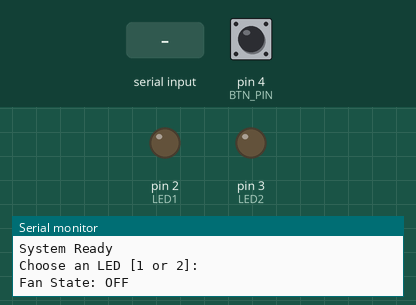
This sketch was run on a simulated Arduino Uno, built with avr-gcc and run on an emulated ATmega328P. Parts: output pins drawn as LEDs (lit = HIGH), the last lines printed to the serial monitor. Dashed ring = blinking. The test bench sets the inputs (shaded band); at power-on: pin 4 (BTN_PIN) HIGH.

Above: at 1.2 s.
1.3 s: pin 4 (BTN_PIN) pulled LOW for 0.15 s
2.9 s: "90,45\n" received over Serial
4.4 s: pin 4 (BTN_PIN) pulled LOW for 1 s
6.9 s: "1\n" received over Serial
8.4 s: "30,150\n" received over Serial
At 11.3 s:
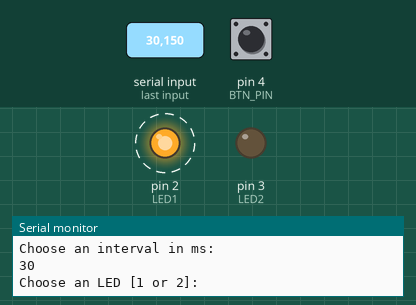
11.4 s: pin 4 (BTN_PIN) driven LOW
Timing chart, 0 to 14.8 s (numbered marks = the images above; inputs shaded):
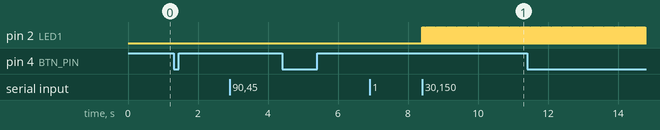

The sketch:

proj4.ino.ino
```cpp
/*
CHANGE LOG:
  - Created the round-robin loop
  - Incorporated 2 tasks [task_blink, task_serial]
  - used #define for LED pinouts and messaging
  - will now include myMillis.c

  - include task_btn for motor action [10/20]
  - include macros BTN_PIN & MTR_PIN
  - include button states and pwm
*/
#include "myMillis.h"
#include "myFan.h"
#include "myButton.h"
#include "string.h"
#define LED1 2 // Pin for first LED
#define LED2 3 // Pin for second LED
#define CHOOSE_STATEMENT "Choose an LED [1 or 2]: \n"
#define BUF_SIZE 16
#define BTN_PIN 4
#define MTR_PIN 9

// rates for the LEDs respectively
unsigned int rate1 = 0;
unsigned int rate2 = 0;

// define target LED
int targetLED;

// defining input modifier
char inputBuffer[BUF_SIZE];
uint8_t bufInd = 0;
// save previous blink times; default is 0
unsigned long previousMillis1 = 0;
unsigned long previousMillis2 = 0;

// save previous state; default is low
int ledState1 = LOW;
int ledState2 = LOW;

bool awaitingInterval = false;

const unsigned long debounce = 50;
unsigned long lastDebounce = 0;
/*** START TASK MANAGEMENT ***/
void task_blink();
void task_serial();
void task_btn();

typedef struct{
  unsigned long Interval;
  unsigned long LastTick;
  void (*Func)(void); // point this when a task finishes
}TaskType;

// create our task block
static TaskType Tasks[]{
  {1, 0, task_blink},
  {2, 0, task_btn},
  {5, 0, task_serial}, // constant task
  // NOTE: RATES CAN BE CHANGED!
};

/*** FOR THE MOTORS ***/
const char* speedStr[] = {"OFF", "LOW", "MED", "HIGH", "MED", "LOW"};
int speedInd = 0;
uint8_t Tsk_GetNumTasks(void) {return sizeof(Tasks) / sizeof(*Tasks);};

/*** END TASK MANAGEMENT***/

void setup() {
  myInit();
  myFanInit();
  myButtonInit();
  // set pinModes to output
  pinMode(LED1, OUTPUT);
  pinMode(LED2, OUTPUT);
  digitalWrite(LED1, ledState1);
  digitalWrite(LED2, ledState2);
  Serial.begin(9600);

  Serial.println("\nSystem Ready");
  Serial.println(CHOOSE_STATEMENT);
  Serial.println("\nFan State: OFF");
}

void loop() {

  // we can track current millis for movement
  const uint8_t NumTasks = Tsk_GetNumTasks();
  unsigned long currentMillis = myMillis();

  for(uint8_t i = 0; i < NumTasks; i++){
    if(Tasks[i].Interval == 0){
      Tasks[i].Func();
    }else if(currentMillis - Tasks[i].LastTick >= Tasks[i].Interval){
      Tasks[i].LastTick = currentMillis; // update the last tick
      Tasks[i].Func();
    } // if & if-else block
  } // end for(int i = 0; ... i++)
}

void task_blink(){
  unsigned long currentMillis = myMillis();

  // Check for the first LED
  if(rate1 > 0){
    unsigned long interval1 = rate1 / 2;
    if (currentMillis - previousMillis1 >= interval1) {
      previousMillis1 = currentMillis; // Save the last blink time
      ledState1 = !ledState1;
      digitalWrite(LED1, ledState1);
    }
  }else{
    digitalWrite(LED1, LOW); // off if rate is 0
  }

  // Check for the second LED
  if(rate2 > 0){
    unsigned long interval2 = rate2 / 2;
    if (currentMillis - previousMillis2 >= interval2) {
      previousMillis2 = currentMillis; // Save the last blink time
      ledState2 = !ledState2;
      digitalWrite(LED2, ledState2);
    }
  }else{
    digitalWrite(LED2, LOW);
  }
} // end task_blink

void task_serial(){
  while(Serial.available() > 0){
    char ch = Serial.read();

    if(ch == '\n' || ch == '\r'){
      if(bufInd > 0){
        inputBuffer[bufInd] = '\0'; // clear C string for usage

        if(!awaitingInterval){
          targetLED = atoi(inputBuffer);
          if(targetLED == 1 || targetLED == 2){
            Serial.println(targetLED);
            awaitingInterval = true;
            Serial.println("Choose an interval in ms:\n");
          }else{
            Serial.println("LED Invalid, try again\n");
            Serial.println(CHOOSE_STATEMENT);
          }
        }else{
          // choosing an interval
          int interval = atoi(inputBuffer);
          Serial.println(interval);
          if(targetLED == 1) rate1 = interval;
          if(targetLED == 2) rate2 = interval;

          // start the reset
          awaitingInterval = false;
          Serial.println(CHOOSE_STATEMENT);
        }
        bufInd = 0; // reset the value for the buffer index
      }
    }else{
      // method to prevent buffer overflow
      if(bufInd < BUF_SIZE - 1){
        inputBuffer[bufInd++] = ch;
      }
    }
  }
} // end task_serial

void task_btn(){
  unsigned long currentMillis = myMillis();
  if(myButtonPressed(currentMillis)){
    myFan();

      // display the fan speed

    if(speedInd == 5){
      speedInd = 0; // reset the index
    } else {
      speedInd++;
    }

    Serial.print("Current speed: ");
    Serial.println(speedStr[speedInd]);
  }

} // end task_btn
```

myButton.cpp
```cpp
#include "myButton.h"
#include <stdint.h>

// ===== ATmega328P Port D register addresses (Pin 2 = PD2) =====
#define myPIND  (*(volatile uint8_t *)0x29)
#define myDDRD  (*(volatile uint8_t *)0x2A)
#define myPORTD (*(volatile uint8_t *)0x2B)

#define BTN_BIT     4
#define DEBOUNCE_MS 50UL

static uint8_t lastRawReading = 1;
static uint8_t stableState = 1;
static unsigned long lastDebounceTime = 0;

void myButtonInit(void) {
    myDDRD &= ~(1 << BTN_BIT);  // Configure PD2 (Arduino Pin 2) as input
    myPORTD |= (1 << BTN_BIT);  // Enable internal pull-up resistor
}

// Returns 1 once per debounced button press (falling edge), otherwise 0
unsigned long myButtonPressed(unsigned long currentMillis) {
    uint8_t rawReading = (myPIND & (1 << BTN_BIT)) ? 1 : 0; // use ternary to determin 1 or 0
    uint8_t pressedEvent = 0;

    if (rawReading != lastRawReading) {
        lastDebounceTime = currentMillis;
    }

    if ((currentMillis - lastDebounceTime) >= DEBOUNCE_MS) {
        if (rawReading != stableState) {
            stableState = rawReading;
            if (stableState == 0) {
                pressedEvent = 1;
            }
        }
    }
    lastRawReading = rawReading;
    return pressedEvent;
}
```

myButton.h
```cpp
#ifndef MYBUTTON_H
#define MYBUTTON_H

// add function definitions
void myButtonInit(void);
unsigned long myButtonPressed(unsigned long currentMillis);

#endif
```

myFan.h
```cpp
#ifndef MYFAN_H
#define MYFAN_H

// add function definitions
void myFanInit(void);
void myFan(void);

#endif
```

myMillis.cpp
```cpp
#include "myMillis.h" // inject the file
#include "avr/io.h"
#include <avr/interrupt.h>
#include <stdint.h>

static volatile unsigned long milli_count = 0; // we will return this value

ISR(TIMER2_COMPA_vect) {
  milli_count++;
}

void myInit(void){

  // clear the registers entirely for reset
  TCCR2A = 0;
  TCCR2B = 0;
  TCNT2  = 0;

  TCCR2A = (1 << WGM21); // Set to CTC

  OCR2A = 249; // 250 micro = 1 milli

  TCCR2B |= (1 << CS22); // Set prescaler to 64, frequency is 250MHz or 4 micro

  TIMSK2 |= (1 << OCIE2A); // compare match A

  sei();
}

unsigned long myMillis(void){
  unsigned long m; // create a copy to return

  // save state and disable interrupts
  uint8_t oldSREG = SREG;
  cli();

  // save elapsed time and return SREG
  m = milli_count;
  SREG = oldSREG;

  return m;
}
```

myMillis.h
```cpp
#ifndef MYMILLIS_H
#define MYMILLIS_H

// add function definitions
void myInit(void);
unsigned long myMillis(void);

#endif
```

Measured:
- after the input at 8.4 s, pin 2 (LED1): alternates HIGH for 0.01 s and LOW for 0.02 s, starting at once
